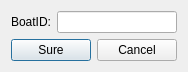
<?xml version="1.0" encoding="UTF-8"?>
<ui version="4.0">
 <class>LinkServerDialog</class>
 <widget class="QDialog" name="LinkServerDialog">
  <property name="geometry">
   <rect>
    <x>0</x>
    <y>0</y>
    <width>130</width>
    <height>54</height>
   </rect>
  </property>
  <property name="windowTitle">
   <string>Dialog</string>
  </property>
  <layout class="QGridLayout" name="gridLayout">
   <item row="0" column="1">
    <widget class="QLineEdit" name="lineEdit_BoatID"/>
   </item>
   <item row="0" column="0">
    <widget class="QLabel" name="label_boatid">
     <property name="text">
      <string>BoatID:</string>
     </property>
    </widget>
   </item>
   <item row="2" column="0" colspan="2">
    <layout class="QHBoxLayout" name="horizontalLayout">
     <item>
      <widget class="QPushButton" name="pushButton_LinkStart">
       <property name="text">
        <string>Sure</string>
       </property>
      </widget>
     </item>
     <item>
      <widget class="QPushButton" name="pushButton_Cancel">
       <property name="text">
        <string>Cancel</string>
       </property>
      </widget>
     </item>
    </layout>
   </item>
  </layout>
 </widget>
 <resources/>
 <connections/>
</ui>
